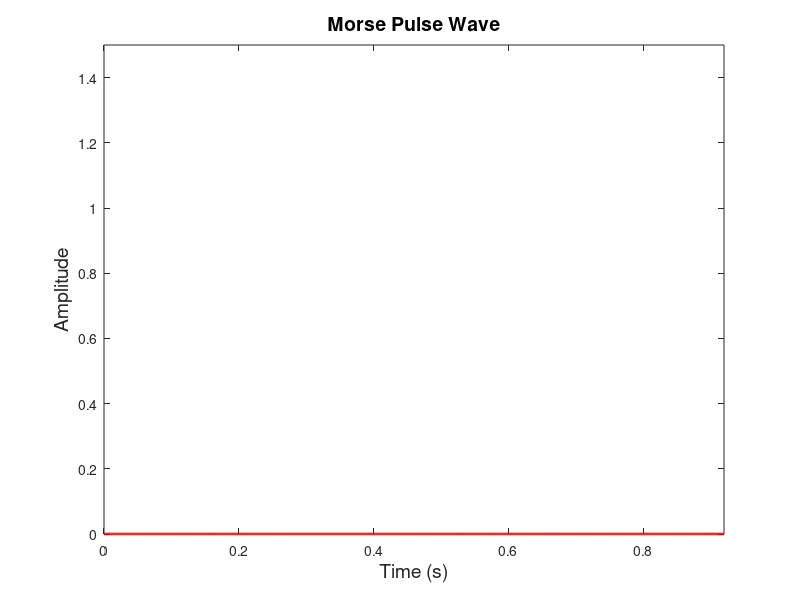

MATLAB code for this plot:
%%%%%%%%%%%%%%%%%%%%%%%%%%%%%%%%%%%%%%%%%%%%%%%%%%%%%%%%%%%%%%%%%%%%%%%%%%%
% Title  : Pulse Morse Encoder
%%%%%%%%%%%%%%%%%%%%%%%%%%%%%%%%%%%%%%%%%%%%%%%%%%%%%%%%%%%%%%%%%%%%%%%%%%%

clear all;close all;clc;

%%%%%%%%%%%%%%%%%%%%%%%%%%%%%%%%%%%%%%%%%%%%%%%%%%%%%%%%%%%%%%%%%%%%%%%%%%%
% Define Program Constants
%%%%%%%%%%%%%%%%%%%%%%%%%%%%%%%%%%%%%%%%%%%%%%%%%%%%%%%%%%%%%%%%%%%%%%%%%%%

tempInt  = randi([16 24], 1, 1); % creating a tempory integer to store a random value between 16 and 24
SAMPLE_RATE   = 8000;
TIME_UNIT     = tempInt/100; % time is equal to the tempory integer divided by 100
DIT_DURATION  = TIME_UNIT*2;
DAH_DURATION  = TIME_UNIT*4;
ILI_DURATION1 = TIME_UNIT*1; % intra-Letter interval
ILI_DURATION2 = TIME_UNIT*2; % inter-Letter interval
IWI_DURATION  = TIME_UNIT*4; % inter-Word interval

%%%%%%%%%%%%%%%%%%%%%%%%%%%%%%%%%%%%%%%%%%%%%%%%%%%%%%%%%%%%%%%%%%%%%%%%%%%
% Create Pulse Components for Stitching Together
%%%%%%%%%%%%%%%%%%%%%%%%%%%%%%%%%%%%%%%%%%%%%%%%%%%%%%%%%%%%%%%%%%%%%%%%%%%

dit  = ones (1, SAMPLE_RATE*DIT_DURATION);
dah  = ones (1, SAMPLE_RATE*DAH_DURATION);
ili1 = zeros(1, SAMPLE_RATE*ILI_DURATION1);
ili2 = zeros(1, SAMPLE_RATE*ILI_DURATION2);
iwi  = zeros(1, SAMPLE_RATE*IWI_DURATION);

%%%%%%%%%%%%%%%%%%%%%%%%%%%%%%%%%%%%%%%%%%%%%%%%%%%%%%%%%%%%%%%%%%%%%%%%%%%
% Ask User for Message 
%%%%%%%%%%%%%%%%%%%%%%%%%%%%%%%%%%%%%%%%%%%%%%%%%%%%%%%%%%%%%%%%%%%%%%%%%%%

textToEncode    = input('Enter Text to Encode: ', 's'); % Get User Input

textToEncode    = upper(textToEncode); % Make UPPER CASE

%%%%%%%%%%%%%%%%%%%%%%%%%%%%%%%%%%%%%%%%%%%%%%%%%%%%%%%%%%%%%%%%%%%%%%%%%%%
% Main Loop: Encode Message (Build Pulse Wave)
%%%%%%%%%%%%%%%%%%%%%%%%%%%%%%%%%%%%%%%%%%%%%%%%%%%%%%%%%%%%%%%%%%%%%%%%%%%

outputPulse     = [];
messageDuration = 0;

currentCharacter = 1;


while(textToEncode(currentCharacter) == ' ')
                
  currentCharacter = currentCharacter + 1;

end


for newCurrentCharacter=currentCharacter:length(textToEncode)
   if(textToEncode(newCurrentCharacter)>='A' && textToEncode(newCurrentCharacter)<='Z')
        currentCode = letterToCode(textToEncode(newCurrentCharacter));
        fprintf(1, textToEncode(newCurrentCharacter));
        for currentCodePosition=1:length(currentCode)
            if(currentCode(currentCodePosition)=='.')
                outputPulse = [outputPulse dit ili1];
                messageDuration = messageDuration + DIT_DURATION + ILI_DURATION1;
                fprintf(1, '.');
            else
                outputPulse = [outputPulse dah ili1];
                messageDuration = messageDuration + DAH_DURATION + ILI_DURATION1;
                fprintf(1, '-');
            end
        end
        outputPulse = [outputPulse ili2];
        messageDuration = messageDuration + ILI_DURATION2;
    else
        outputPulse = [outputPulse iwi];
        messageDuration = messageDuration + IWI_DURATION;
        fprintf(1, '\n');
    end
end

%%%%%%%%%%%%%%%%%%%%%%%%%%%%%%%%%%%%%%%%%%%%%%%%%%%%%%%%%%%%%%%%%%%%%%%%%%%
% Store Encoded Pulse Wave to Disk
%%%%%%%%%%%%%%%%%%%%%%%%%%%%%%%%%%%%%%%%%%%%%%%%%%%%%%%%%%%%%%%%%%%%%%%%%%%

audiowrite('encodedMessage.wav', outputPulse, SAMPLE_RATE);

%%%%%%%%%%%%%%%%%%%%%%%%%%%%%%%%%%%%%%%%%%%%%%%%%%%%%%%%%%%%%%%%%%%%%%%%%%%
% Plot a Graph Showing hte Encoded Pulse Wave
%%%%%%%%%%%%%%%%%%%%%%%%%%%%%%%%%%%%%%%%%%%%%%%%%%%%%%%%%%%%%%%%%%%%%%%%%%%

figure;

t = 0:1/SAMPLE_RATE:messageDuration;
plot(t(1:length(outputPulse)), outputPulse, 'r', 'LineWidth', 2);
ylabel('Amplitude', 'FontSize', 14);
xlabel('Time (s)', 'FontSize', 14);
ylim([0 1.5]);
xlim([0 messageDuration]);
title('Morse Pulse Wave', 'FontSize', 14);
%wavwrite(outputPulse, SAMPLE_RATE, 8, 'encodedMessage.wav');
